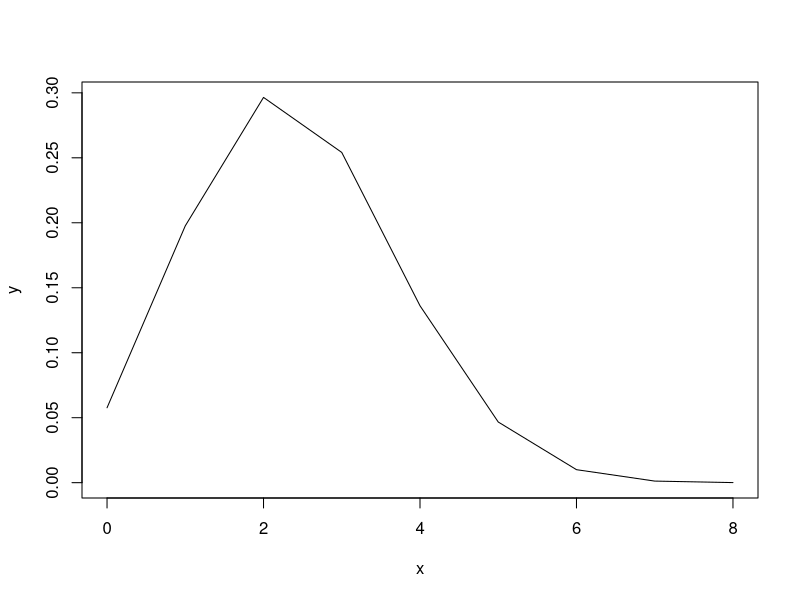
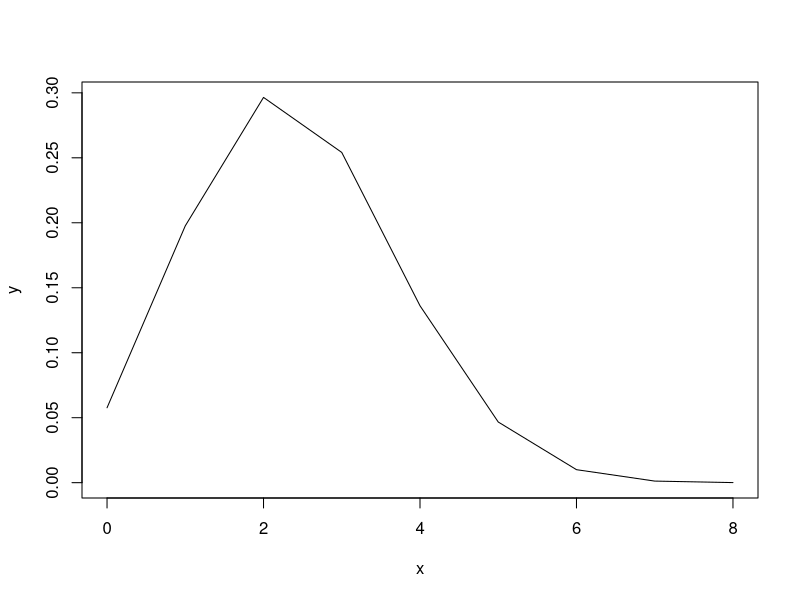
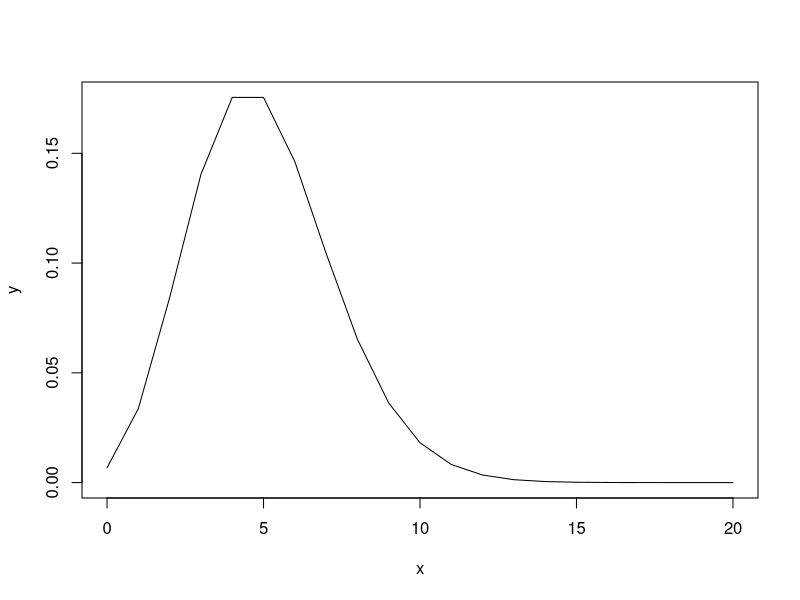
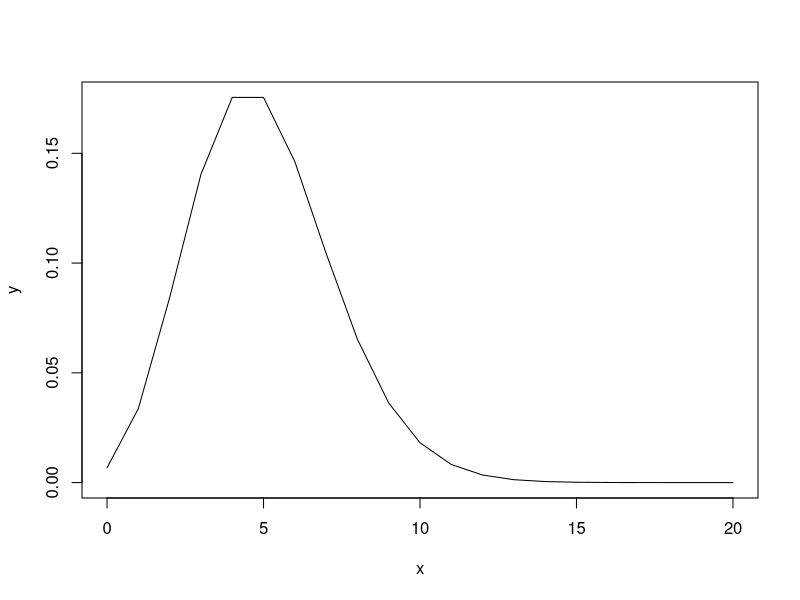
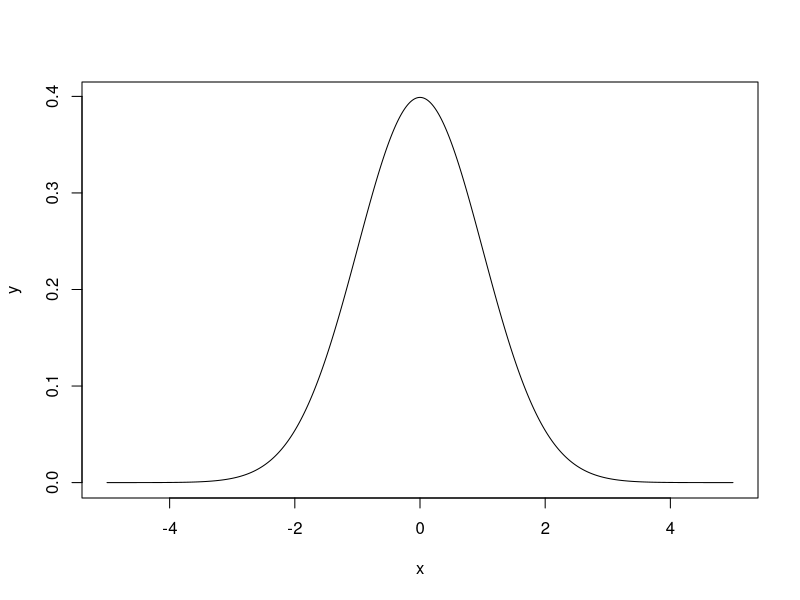
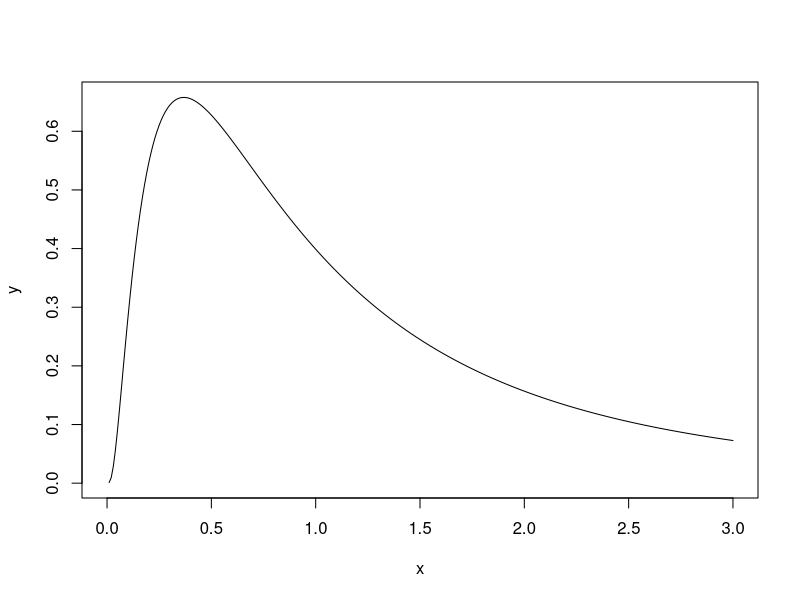
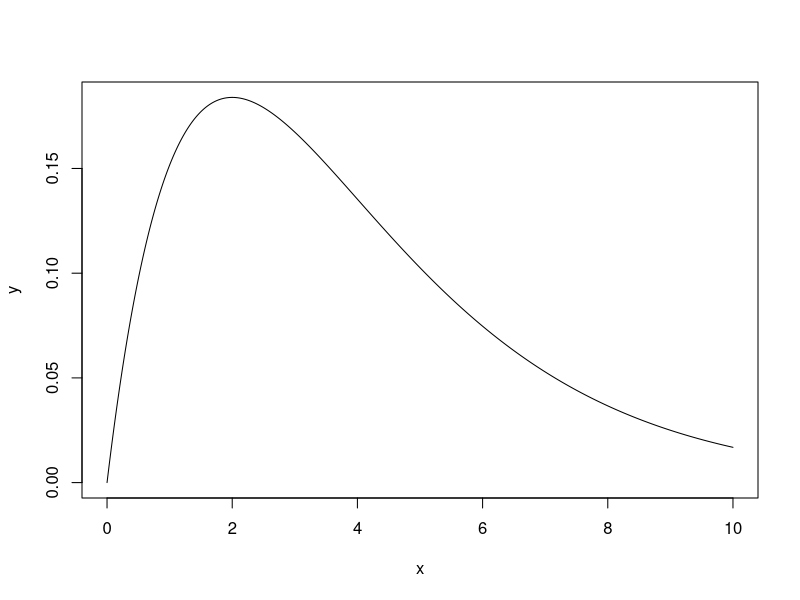
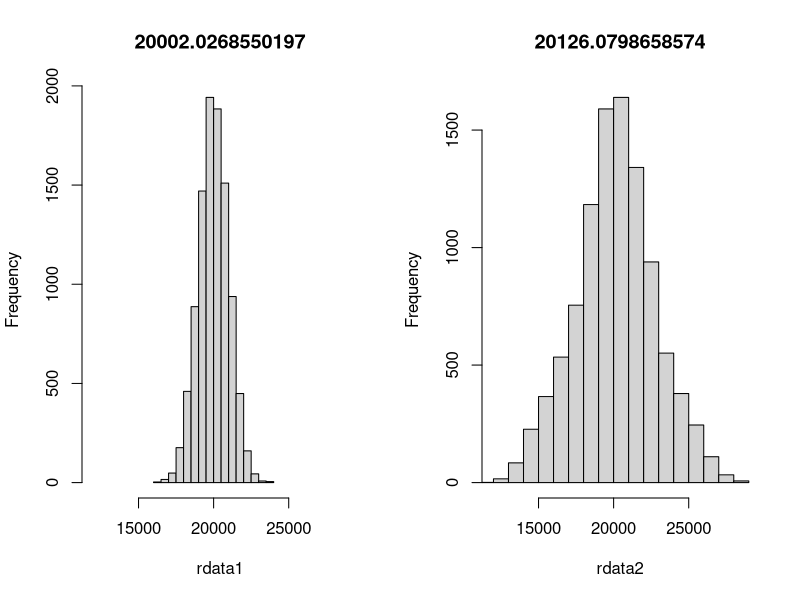

Write R code to recreate these figures, in order.
## ---- chunk 1
# 式から
p<-0.3
N<-8
x<-c(0:N)
y<-choose(N,x)*p^x*(1-p)^(N-x)
plot(x,y,type='l')
## ---- chunk 2
# 関数で
x<-c(0:8)
y<-dbinom(x,8,0.3)
plot(x,y,type='l')
## ---- chunk 3
    # 式から
    lambda<-5
    x<-c(0:20)
    y<-exp(-lambda)*lambda^x/factorial(x)
    plot(x,y,type='l')
## ---- chunk 4
  # 関数で
  lmbd<-5
  x<-c(0:20)
  y<-dpois(x,lambda=lmbd)
  plot(x,y,type='l')
## ---- chunk 5
    v<-1
    m<-0
    x<-seq(-5,5,0.01)
    y<-(1/sqrt(2*pi*v))*exp(-(x-m)^2/(2*v))
    plot(x,y,type='l')
## ---- chunk 6
    v<-1
    m<-0
    x<-seq(0,3,0.01)
    y<-1/(sqrt(2*pi*v)*x)*exp(-(log(x)-m)^2/(2*v))
    plot(x,y,type='l')
## ---- chunk 7
    shp<-2
    scl<-2
    x<-seq(0,10,0.01)
    y<-dgamma(x,shape=shp, rate=1/scl)
    plot(x,y,type='l')
## ---- chunk 8
b0<-3000
b1<-850
layout(matrix(1:2, ncol=2))
rdata1<-numeric()
rdata2<-numeric()
tp<-numeric()
for (rp in 1:100){
  tp[rp]<-rnorm(1,mean=20,sd=3)
  rdata1<-append(rdata1,rnorm(100,mean=20000,sd=1000))
  rdata2<-append(rdata2,rnorm(100,mean=b1*tp[rp]+b0,sd=1000))
}
hist(rdata1,xlim=c(min(rdata2),max(rdata2)),main=mean(rdata1))
hist(rdata2, xlim=c(min(rdata2),max(rdata2)),main=mean(rdata2))

## ---- chunk 9
layout(matrix(1:2, ncol=2))
m<-0
v<-1
n<-10000
x<-seq(m-sqrt(v)*4,m+sqrt(v)*4,0.01)
y<-(1/sqrt(2*pi*v))*exp(-(x-m)^2/(2*v))
plot(x,y,type='l')
rdata<-rnorm(n, m, sqrt(v))
hist(rdata, breaks=12)
## ---- chunk 10
# a地域とb地域では初期比が異なるけど、遷移核が同じならそのうち同じ値に収束するという例
na<-1 # a地域人数
nb<-1 # b地域人数
aAi<-0.5 # a地域におけるA社初期比
aBi<-1-aAi # a地域におけるA社初期比
bAi<-0.2 # b地域のA社初期比
bBi<-1-bAi　# b地域のB社初期比

nrp<-30 # 繰り返し数
rAA<-0.4 # 以下の4行は遷移核
rAB<-0.6
rBB<-0.1
rBA<-0.9
naA<-numeric(nrp)
naB<-numeric(nrp)
nbA<-numeric(nrp)
nbB<-numeric(nrp)
naA[1]<-na*aAi
naB[1]<-na*aBi
nbA[1]<-nb*bAi
nbB[1]<-nb*bBi
for(rp in 2:nrp){
  naA[rp]<-naA[rp-1]*rAA+naB[rp-1]*rBA
  naB[rp]<-naA[rp-1]*rAB+naB[rp-1]*rBB
  nbA[rp]<-nbA[rp-1]*rAA+nbB[rp-1]*rBA
  nbB[rp]<-nbA[rp-1]*rAB+nbB[rp-1]*rBB
}
layout(matrix(1:2, ncol=2))
plot(naA, type='l',col='red',ylim=c(0,1.0))
par(new=T)
plot(naB, type='l',col='blue',xlab='',ylab='',ylim=c(0,1.0))
plot(nbA, type='l',col='red',ylim=c(0,1.0))
par(new=T)
plot(nbB, type='l',col='blue',xlab='',ylab='',ylim=c(0,1.0))
## ---- chunk 11
layout(matrix(1:2, ncol=2))
nrp<-2000
data<-c(2.4,3.2,2.2,4.6,3.3)
m<-0
v<-1
chain<-5
#knl<-numeric(nrp)
#theta<-numeric(nrp)
knl<-matrix(0,nrow=nrp, ncol=chain)
theta<-matrix(0,nrow=nrp,ncol=chain)

ratio<-1
for (nc in 1:chain){
  theta[1, nc]<-runif(1,min=-2,max=2) # -2から2の連続一様分布に従う乱数
  for (rp in 1:nrp){
    kp<-numeric(length(data))
    for (d in 1:length(data)){
      kp[d]<-exp(-((data[d]-theta[rp,nc])^2)/2)/sqrt(2)*pi
    }
    knl[rp,nc]<-prod(kp)*exp(-(theta[rp,nc]^2/20000))/sqrt(20000*pi) #カーネルの計算
    
    if (rp>1){
      lr<-knl[rp,nc]/knl[rp-1,nc]  # カーネル比（rate）の算出
      if (runif(1)>lr){ # 確率rateで提案thetaを採用
        #print(lr)
        theta[rp,nc]<-theta[rp-1,nc]
        knl[rp,nc]<-knl[rp-1,nc]
      }
    }
    if (rp<nrp){
      theta[rp+1,nc]<-theta[rp,nc]+rnorm(1,m,v) # 次のthetaの生成, 平均m, 分散vの正規分布に従う乱数を前のthetaにたす
    } 
  }
}

for (wf in 1:chain){
  if (wf>1){
    par(new=T)
    plot(theta[1:nrp,wf],type='l', xlab='',ylab='', col=wf+1, ylim=(c(min(theta),max(theta))))
  }else{
    plot(theta[1:nrp,wf],type='l', main=mean(theta[,wf]), col=wf+1, ylim=(c(min(theta),max(theta))))
  }
}
par(new=F)
for (wf in 1:chain){
  if (wf>1){
    hist(theta[,wf], col=adjustcolor(wf+1, alpha.f=0.3), add=TRUE, breaks=seq(floor(min(theta)),ceiling(max(theta)),1))
  }else{
    hist(theta[,wf], col=adjustcolor(wf+1, alpha.f=0.3), breaks=seq(floor(min(theta)),ceiling(max(theta)),1))
  }
}

## ---- chunk 12
layout(matrix(1:2, ncol=2))
data<-c(4,3,4,5,5,2,3,1,4,0,1,5,5,6,5,4,4,5,3,4)
hist(data,breaks=c(-1:7))
logb<-function(x) sum(log(dbinom(data, 8, x)))
q <- seq(0.2, 0.7, 0.01)
plot(q, sapply(q, logb), type='l')
## ---- chunk 13
nrp<-1000
qi<-0.159
n<-8
data<-c(4,3,4,5,5,2,3,1,4,0,1,5,5,6,5,4,4,5,3,4)
logL<-numeric(nrp)
q<-numeric(nrp)
q[1]<-qi
for (rp in 1:nrp){
  lh<-numeric(length(data))
  for (d in 1:length(data)){
    lh[d]<-choose(n,data[d])*q[rp]^data[d]*(1-q[rp])^(n-data[d])
  }
  logL[rp]<-log(prod(lh))
  if (rp>1){
    if (logL[rp]<logL[rp-1]){
      q[rp]<-q[rp-1]
      logL[rp]<-logL[rp-1]
    }
  }
  if (round(runif(1))){
    q[rp+1]<-q[rp]+0.001
  }else{
    q[rp+1]<-q[rp]-0.001
  }
}
plot(q[1:nrp],type='l', main=q[nrp])
## ---- chunk 14
layout(matrix(1:2, ncol=1))
nrp<-100000
qi<-0.30
n<-8
data<-c(4,3,4,5,5,2,3,1,4,0,1,5,5,6,5,4,4,5,3,4)
logL<-numeric(nrp)
q<-numeric(nrp)
q[1]<-qi
lr<-1
for (rp in 1:nrp){
  lh<-numeric(length(data))
  for (d in 1:length(data)){
    lh[d]<-choose(n,data[d])*q[rp]^data[d]*(1-q[rp])^(n-data[d])
  }
  logL[rp]<-log(prod(lh))
  if (rp>1){
    lr<-exp(logL[rp]-logL[rp-1])
    if (runif(1)>lr){
      #print(lr)
      q[rp]<-q[rp-1]
      logL[rp]<-logL[rp-1]
    }
  }
  if (round(runif(1))){
    q[rp+1]<-min(0.99,q[rp]+0.01)
  }else{
    q[rp+1]<-max(0.01,q[rp]-0.01)
  }
}
plot(q[1:nrp],type='l', main=mean(q))
hist(q)
